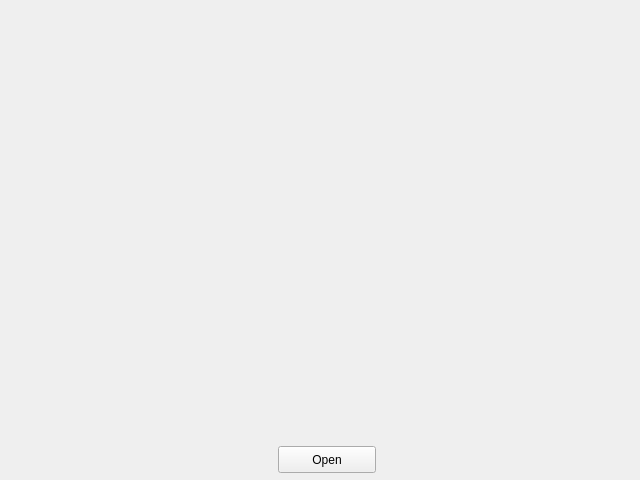
<?xml version="1.0" encoding="UTF-8"?>
<ui version="4.0">
 <class>ICScreenSaver</class>
 <widget class="QWidget" name="ICScreenSaver">
  <property name="geometry">
   <rect>
    <x>0</x>
    <y>0</y>
    <width>640</width>
    <height>480</height>
   </rect>
  </property>
  <property name="windowTitle">
   <string>Form</string>
  </property>
  <widget class="QLabel" name="label">
   <property name="geometry">
    <rect>
     <x>0</x>
     <y>0</y>
     <width>800</width>
     <height>600</height>
    </rect>
   </property>
   <property name="text">
    <string/>
   </property>
   <property name="pixmap">
    <pixmap resource="resource.qrc">:/resource/screen.jpg</pixmap>
   </property>
   <property name="scaledContents">
    <bool>false</bool>
   </property>
  </widget>
  <widget class="QPushButton" name="pushButton">
   <property name="geometry">
    <rect>
     <x>278</x>
     <y>446</y>
     <width>98</width>
     <height>27</height>
    </rect>
   </property>
   <property name="text">
    <string>Open</string>
   </property>
  </widget>
 </widget>
 <resources>
  <include location="resource.qrc"/>
  <include location="resource.qrc"/>
  <include location="resource.qrc"/>
  <include location="resource.qrc"/>
  <include location="resource.qrc"/>
 </resources>
 <connections/>
</ui>
